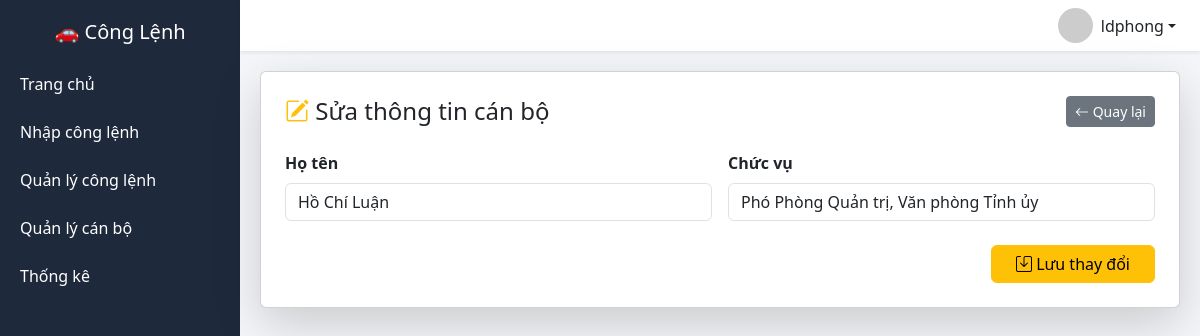
The app's page /sua_nguoidicongtac/12 (signed in) with its own data.
### tables this page shows
CREATE TABLE nguoidicongtac(
        id INTEGER PRIMARY KEY AUTOINCREMENT,
        ho_ten TEXT,
        chuc_vu TEXT
    );

### app.py (the view, shortened to what this page needs)
@app.route("/sua_nguoidicongtac/<int:id>", methods=["GET","POST"])
def sua_nguoidicongtac(id):
    if not login_required():
        return redirect("/login")
    if not check_role(["admin", "user"]):
        return "Không có quyền!"
    conn = sqlite3.connect(DB)
    conn.row_factory = sqlite3.Row
    c = conn.cursor()
    c.execute("SELECT * FROM nguoidicongtac WHERE id=?", (id,))
    row = c.fetchone()
    conn.close()
    if not row:
        return "Không tìm thấy cán bộ!"
    return render_template("sua_nguoidicongtac.html", row=row)

### app.py (called while the page is built)
def login_required():
    return "user" in session

def check_role(roles):
    return session.get("role") in roles

@app.before_request
def require_login():
    allowed_routes = [
        "login",
        "static",
        "api_nguoidicongtac",
        "api_nguoiky"
    ]
    if request.endpoint is None:
        return
    if request.endpoint not in allowed_routes and "user" not in session:
        return redirect("/login")

### templates/sua_nguoidicongtac.html
{% extends "layout.html" %}
{% block content %}
<div class="card shadow-lg p-4 card-dashboard">
    <div class="d-flex justify-content-between align-items-center mb-4">
        <h4 class="mb-0">
            <i class="bi bi-pencil-square text-warning"></i>
            Sửa thông tin cán bộ
        </h4>
        <a href="/quanly_nguoidicongtac" class="btn btn-secondary btn-sm">
            <i class="bi bi-arrow-left"></i> Quay lại
        </a>
    </div>
    <form method="post" class="row g-3">
        <div class="col-md-6">
            <label class="form-label fw-semibold">
                Họ tên
            </label>
            <input type="text"
                   name="ho_ten"
                   value="{{ row.ho_ten }}"
                   class="form-control"
                   required>
        </div>
        <div class="col-md-6">
            <label class="form-label fw-semibold">
                Chức vụ
            </label>
            <input type="text"
                   name="chuc_vu"
                   value="{{ row.chuc_vu }}"
                   class="form-control"
                   required>
        </div>
        <div class="col-12 text-end mt-4">
            <button type="submit"
                    class="btn btn-warning px-4">
                <i class="bi bi-save"></i> Lưu thay đổi
            </button>
        </div>
    </form>
</div>
{% endblock %}

### templates/layout.html (style rules this page uses)
body { background:#f4f6f9; margin:0; font-family:Segoe UI,Arial; }

### records on screen
nguoidicongtac: ho_ten "Hồ Chí Luận", chuc_vu "Phó Phòng Quản trị, Văn phòng Tỉnh ủy"

### other values on screen
{{ session.get('user') }} "ldphong"
